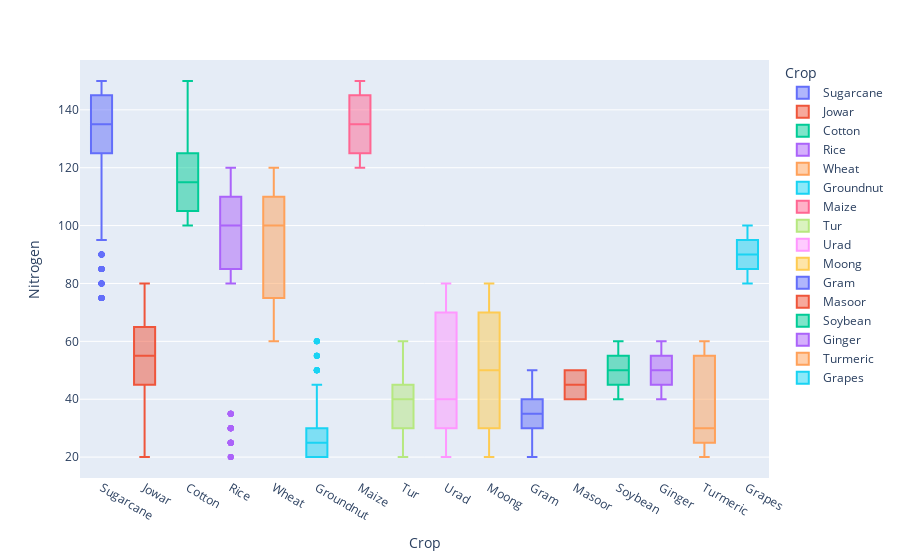

The notebook cell saved with this chart:
### Code cell
# Q 32) Boxplot of NPK by crop
px.box(df, x = 'Crop', y = "Nitrogen", color = 'Crop')

### Figure 1 — Plotly figure (JSON) as saved in the notebook; plotly's stock layout.template omitted (floating-point values rounded to 4 significant figures; data arrays with more than 128 entries replaced by an {"elided": "..."} marker saying what was removed)
{"data": [{"alignmentgroup": "True", "hovertemplate": "Crop=%{x}<br>Nitrogen=%{y}<extra></extra>", "legendgroup": "Sugarcane", "marker": {"color": "#636efa"}, "name": "Sugarcane", "notched": false, "offsetgroup": "Sugarcane", "orientation": "v", "showlegend": true, "type": "box", "x": {"elided": "1010 str values"}, "x0": " ", "xaxis": "x", "y": {"elided": "1010 int values"}, "y0": " ", "yaxis": "y"}, {"alignmentgroup": "True", "hovertemplate": "Crop=%{x}<br>Nitrogen=%{y}<extra></extra>", "legendgroup": "Jowar", "marker": {"color": "#EF553B"}, "name": "Jowar", "notched": false, "offsetgroup": "Jowar", "orientation": "v", "showlegend": true, "type": "box", "x": {"elided": "394 str values"}, "x0": " ", "xaxis": "x", "y": {"elided": "394 int values"}, "y0": " ", "yaxis": "y"}, {"alignmentgroup": "True", "hovertemplate": "Crop=%{x}<br>Nitrogen=%{y}<extra></extra>", "legendgroup": "Cotton", "marker": {"color": "#00cc96"}, "name": "Cotton", "notched": false, "offsetgroup": "Cotton", "orientation": "v", "showlegend": true, "type": "box", "x": {"elided": "650 str values"}, "x0": " ", "xaxis": "x", "y": {"elided": "650 int values"}, "y0": " ", "yaxis": "y"}, {"alignmentgroup": "True", "hovertemplate": "Crop=%{x}<br>Nitrogen=%{y}<extra></extra>", "legendgroup": "Rice", "marker": {"color": "#ab63fa"}, "name": "Rice", "notched": false, "offsetgroup": "Rice", "orientation": "v", "showlegend": true, "type": "box", "x": {"elided": "309 str values"}, "x0": " ", "xaxis": "x", "y": {"elided": "309 int values"}, "y0": " ", "yaxis": "y"}, {"alignmentgroup": "True", "hovertemplate": "Crop=%{x}<br>Nitrogen=%{y}<extra></extra>", "legendgroup": "Wheat", "marker": {"color": "#FFA15A"}, "name": "Wheat", "notched": false, "offsetgroup": "Wheat", "orientation": "v", "showlegend": true, "type": "box", "x": {"elided": "859 str values"}, "x0": " ", "xaxis": "x", "y": {"elided": "859 int values"}, "y0": " ", "yaxis": "y"}, {"alignmentgroup": "True", "hovertemplate": "Crop=%{x}<br>Nitrogen=%{y}<extra></extra>", "legendgroup": "Groundnut", "marker": {"color": "#19d3f3"}, "name": "Groundnut", "notched": false, "offsetgroup": "Groundnut", "orientation": "v", "showlegend": true, "type": "box", "x": {"elided": "177 str values"}, "x0": " ", "xaxis": "x", "y": {"elided": "177 int values"}, "y0": " ", "yaxis": "y"}, {"alignmentgroup": "True", "hovertemplate": "Crop=%{x}<br>Nitrogen=%{y}<extra></extra>", "legendgroup": "Maize", "marker": {"color": "#FF6692"}, "name": "Maize", "notched": false, "offsetgroup": "Maize", "orientation": "v", "showlegend": true, "type": "box", "x": {"elided": "350 str values"}, "x0": " ", "xaxis": "x", "y": {"elided": "350 int values"}, "y0": " ", "yaxis": "y"}, {"alignmentgroup": "True", "hovertemplate": "Crop=%{x}<br>Nitrogen=%{y}<extra></extra>", "legendgroup": "Tur", "marker": {"color": "#B6E880"}, "name": "Tur", "notched": false, "offsetgroup": "Tur", "orientation": "v", "showlegend": true, "type": "box", "x": ["Tur", "Tur", "Tur", "Tur", "Tur", "Tur", "Tur", "Tur", "Tur", "Tur", "Tur", "Tur", "Tur", "Tur", "Tur", "Tur", "Tur", "Tur", "Tur", "Tur", "Tur", "Tur", "Tur", "Tur", "Tur", "Tur", "Tur", "Tur", "Tur", "Tur", "Tur", "Tur", "Tur", "Tur", "Tur", "Tur", "Tur", "Tur", "Tur", "Tur", "Tur", "Tur", "Tur", "Tur", "Tur", "Tur", "Tur", "Tur", "Tur", "Tur", "Tur", "Tur", "Tur", "Tur", "Tur", "Tur", "Tur", "Tur", "Tur", "Tur", "Tur", "Tur", "Tur", "Tur", "Tur", "Tur", "Tur", "Tur", "Tur", "Tur", "Tur", "Tur", "Tur", "Tur", "Tur", "Tur", "Tur", "Tur", "Tur", "Tur", "Tur", "Tur", "Tur", "Tur", "Tur", "Tur", "Tur", "Tur", "Tur", "Tur", "Tur", "Tur", "Tur", "Tur", "Tur", "Tur", "Tur", "Tur", "Tur", "Tur", "Tur", "Tur", "Tur", "Tur", "Tur", "Tur", "Tur", "Tur", "Tur", "Tur", "Tur", "Tur", "Tur", "Tur", "Tur", "Tur", "Tur", "Tur", "Tur", "Tur", "Tur", "Tur", "Tur", "Tur", "Tur", "Tur"], "x0": " ", "xaxis": "x", "y": [40, 45, 50, 40, 45, 50, 40, 45, 50, 40, 45, 50, 40, 45, 50, 40, 45, 50, 40, 45, 50, 40, 45, 50, 40, 45, 50, 30, 35, 40, 30, 35, 40, 30, 35, 40, 30, 35, 40, 30, 35, 40, 30, 35, 40, 50, 55, 60, 50, 55, 60, 50, 55, 60, 50, 55, 60, 50, 55, 60, 50, 55, 60, 30, 35, 40, 30, 35, 40, 30, 35, 40, 30, 35, 40, 30, 35, 40, 30, 35, 40, 30, 35, 40, 30, 35, 40, 30, 35, 40, 30, 35, 40, 30, 35, 40, 30, 35, 40, 30, 35, 40, 30, 35, 40, 30, 35, 40, 20, 25, 30, 20, 25, 30, 20, 25, 30, 20, 25, 30, 20, 25, 30, 20, 25, 30], "y0": " ", "yaxis": "y"}, {"alignmentgroup": "True", "hovertemplate": "Crop=%{x}<br>Nitrogen=%{y}<extra></extra>", "legendgroup": "Urad", "marker": {"color": "#FF97FF"}, "name": "Urad", "notched": false, "offsetgroup": "Urad", "orientation": "v", "showlegend": true, "type": "box", "x": ["Urad", "Urad", "Urad", "Urad", "Urad", "Urad", "Urad", "Urad", "Urad", "Urad", "Urad", "Urad", "Urad", "Urad", "Urad", "Urad", "Urad", "Urad", "Urad", "Urad", "Urad", "Urad", "Urad", "Urad", "Urad", "Urad", "Urad", "Urad", "Urad", "Urad", "Urad", "Urad", "Urad", "Urad", "Urad", "Urad", "Urad", "Urad", "Urad", "Urad", "Urad", "Urad", "Urad", "Urad", "Urad", "Urad", "Urad", "Urad", "Urad", "Urad", "Urad", "Urad", "Urad", "Urad", "Urad", "Urad", "Urad", "Urad", "Urad", "Urad", "Urad", "Urad", "Urad", "Urad", "Urad", "Urad", "Urad", "Urad", "Urad", "Urad", "Urad", "Urad", "Urad", "Urad", "Urad", "Urad", "Urad", "Urad", "Urad", "Urad", "Urad", "Urad", "Urad", "Urad", "Urad", "Urad", "Urad", "Urad", "Urad", "Urad", "Urad", "Urad", "Urad", "Urad", "Urad", "Urad", "Urad", "Urad", "Urad"], "x0": " ", "xaxis": "x", "y": [20, 25, 30, 20, 25, 30, 20, 25, 30, 20, 25, 30, 20, 25, 30, 20, 25, 30, 20, 25, 30, 20, 25, 30, 20, 25, 30, 60, 65, 70, 75, 80, 60, 65, 70, 75, 80, 60, 65, 70, 75, 80, 60, 65, 70, 75, 80, 60, 65, 70, 75, 80, 60, 65, 70, 75, 80, 60, 65, 70, 75, 80, 60, 65, 70, 75, 80, 60, 65, 70, 75, 80, 30, 35, 40, 30, 35, 40, 30, 35, 40, 30, 35, 40, 30, 35, 40, 30, 35, 40, 30, 35, 40, 30, 35, 40, 30, 35, 40], "y0": " ", "yaxis": "y"}, {"alignmentgroup": "True", "hovertemplate": "Crop=%{x}<br>Nitrogen=%{y}<extra></extra>", "legendgroup": "Moong", "marker": {"color": "#FECB52"}, "name": "Moong", "notched": false, "offsetgroup": "Moong", "orientation": "v", "showlegend": true, "type": "box", "x": ["Moong", "Moong", "Moong", "Moong", "Moong", "Moong", "Moong", "Moong", "Moong", "Moong", "Moong", "Moong", "Moong", "Moong", "Moong", "Moong", "Moong", "Moong", "Moong", "Moong", "Moong", "Moong", "Moong", "Moong", "Moong", "Moong", "Moong", "Moong", "Moong", "Moong", "Moong", "Moong", "Moong", "Moong", "Moong", "Moong", "Moong", "Moong", "Moong", "Moong", "Moong", "Moong", "Moong", "Moong", "Moong", "Moong", "Moong", "Moong", "Moong", "Moong", "Moong", "Moong", "Moong", "Moong", "Moong", "Moong", "Moong", "Moong", "Moong", "Moong", "Moong", "Moong", "Moong", "Moong", "Moong", "Moong", "Moong", "Moong", "Moong", "Moong", "Moong", "Moong", "Moong", "Moong", "Moong", "Moong", "Moong", "Moong", "Moong", "Moong", "Moong", "Moong", "Moong", "Moong", "Moong", "Moong", "Moong", "Moong", "Moong", "Moong", "Moong", "Moong", "Moong", "Moong", "Moong", "Moong", "Moong", "Moong", "Moong"], "x0": " ", "xaxis": "x", "y": [20, 25, 30, 20, 25, 30, 20, 25, 30, 20, 25, 30, 20, 25, 30, 20, 25, 30, 20, 25, 30, 20, 25, 30, 20, 25, 30, 60, 65, 70, 75, 80, 60, 65, 70, 75, 80, 60, 65, 70, 75, 80, 60, 65, 70, 75, 80, 60, 65, 70, 75, 80, 60, 65, 70, 75, 80, 60, 65, 70, 75, 80, 60, 65, 70, 75, 80, 60, 65, 70, 75, 80, 40, 45, 50, 40, 45, 50, 40, 45, 50, 40, 45, 50, 40, 45, 50, 40, 45, 50, 40, 45, 50, 40, 45, 50, 40, 45, 50], "y0": " ", "yaxis": "y"}, {"alignmentgroup": "True", "hovertemplate": "Crop=%{x}<br>Nitrogen=%{y}<extra></extra>", "legendgroup": "Gram", "marker": {"color": "#636efa"}, "name": "Gram", "notched": false, "offsetgroup": "Gram", "orientation": "v", "showlegend": true, "type": "box", "x": ["Gram", "Gram", "Gram", "Gram", "Gram", "Gram", "Gram", "Gram", "Gram", "Gram", "Gram", "Gram", "Gram", "Gram", "Gram", "Gram", "Gram", "Gram", "Gram", "Gram", "Gram", "Gram", "Gram", "Gram", "Gram", "Gram", "Gram", "Gram", "Gram", "Gram", "Gram", "Gram", "Gram", "Gram", "Gram", "Gram", "Gram", "Gram", "Gram", "Gram", "Gram", "Gram", "Gram", "Gram", "Gram", "Gram", "Gram", "Gram", "Gram", "Gram", "Gram", "Gram", "Gram", "Gram", "Gram", "Gram", "Gram", "Gram", "Gram", "Gram", "Gram", "Gram", "Gram", "Gram", "Gram", "Gram", "Gram", "Gram", "Gram", "Gram", "Gram", "Gram", "Gram", "Gram", "Gram", "Gram", "Gram", "Gram"], "x0": " ", "xaxis": "x", "y": [40, 45, 50, 40, 45, 50, 40, 45, 50, 40, 45, 50, 20, 25, 30, 20, 25, 30, 20, 25, 30, 20, 25, 30, 20, 25, 30, 20, 25, 30, 20, 25, 30, 20, 25, 30, 20, 25, 30, 40, 45, 50, 40, 45, 50, 40, 45, 50, 40, 45, 50, 30, 35, 40, 30, 35, 40, 30, 35, 40, 30, 35, 40, 30, 35, 40, 30, 35, 40, 30, 35, 40, 30, 35, 40, 30, 35, 40], "y0": " ", "yaxis": "y"}, {"alignmentgroup": "True", "hovertemplate": "Crop=%{x}<br>Nitrogen=%{y}<extra></extra>", "legendgroup": "Masoor", "marker": {"color": "#EF553B"}, "name": "Masoor", "notched": false, "offsetgroup": "Masoor", "orientation": "v", "showlegend": true, "type": "box", "x": ["Masoor", "Masoor", "Masoor", "Masoor", "Masoor", "Masoor", "Masoor", "Masoor", "Masoor", "Masoor", "Masoor", "Masoor"], "x0": " ", "xaxis": "x", "y": [40, 45, 50, 40, 45, 50, 40, 45, 50, 40, 45, 50], "y0": " ", "yaxis": "y"}, {"alignmentgroup": "True", "hovertemplate": "Crop=%{x}<br>Nitrogen=%{y}<extra></extra>", "legendgroup": "Soybean", "marker": {"color": "#00cc96"}, "name": "Soybean", "notched": false, "offsetgroup": "Soybean", "orientation": "v", "showlegend": true, "type": "box", "x": ["Soybean", "Soybean", "Soybean", "Soybean", "Soybean", "Soybean", "Soybean", "Soybean", "Soybean", "Soybean", "Soybean", "Soybean", "Soybean", "Soybean", "Soybean", "Soybean", "Soybean", "Soybean", "Soybean", "Soybean", "Soybean", "Soybean", "Soybean", "Soybean", "Soybean", "Soybean", "Soybean", "Soybean", "Soybean", "Soybean", "Soybean", "Soybean", "Soybean", "Soybean", "Soybean", "Soybean", "Soybean", "Soybean", "Soybean", "Soybean", "Soybean", "Soybean", "Soybean", "Soybean", "Soybean"], "x0": " ", "xaxis": "x", "y": [40, 45, 50, 55, 60, 40, 45, 50, 55, 60, 40, 45, 50, 55, 60, 40, 45, 50, 55, 60, 40, 45, 50, 55, 60, 40, 45, 50, 55, 60, 40, 45, 50, 55, 60, 40, 45, 50, 55, 60, 40, 45, 50, 55, 60], "y0": " ", "yaxis": "y"}, {"alignmentgroup": "True", "hovertemplate": "Crop=%{x}<br>Nitrogen=%{y}<extra></extra>", "legendgroup": "Ginger", "marker": {"color": "#ab63fa"}, "name": "Ginger", "notched": false, "offsetgroup": "Ginger", "orientation": "v", "showlegend": true, "type": "box", "x": ["Ginger", "Ginger", "Ginger", "Ginger", "Ginger", "Ginger", "Ginger", "Ginger", "Ginger", "Ginger", "Ginger", "Ginger", "Ginger", "Ginger", "Ginger", "Ginger", "Ginger", "Ginger", "Ginger", "Ginger", "Ginger", "Ginger", "Ginger", "Ginger", "Ginger", "Ginger", "Ginger", "Ginger", "Ginger", "Ginger", "Ginger", "Ginger", "Ginger", "Ginger", "Ginger", "Ginger", "Ginger", "Ginger", "Ginger", "Ginger", "Ginger", "Ginger", "Ginger", "Ginger", "Ginger", "Ginger", "Ginger", "Ginger", "Ginger", "Ginger", "Ginger", "Ginger", "Ginger", "Ginger", "Ginger", "Ginger", "Ginger", "Ginger", "Ginger", "Ginger", "Ginger", "Ginger", "Ginger", "Ginger", "Ginger", "Ginger", "Ginger", "Ginger", "Ginger", "Ginger", "Ginger", "Ginger", "Ginger", "Ginger", "Ginger", "Ginger", "Ginger", "Ginger", "Ginger", "Ginger", "Ginger", "Ginger", "Ginger", "Ginger", "Ginger", "Ginger", "Ginger", "Ginger", "Ginger", "Ginger", "Ginger", "Ginger", "Ginger", "Ginger", "Ginger", "Ginger", "Ginger", "Ginger", "Ginger", "Ginger", "Ginger", "Ginger", "Ginger", "Ginger", "Ginger", "Ginger", "Ginger", "Ginger", "Ginger", "Ginger", "Ginger", "Ginger", "Ginger", "Ginger", "Ginger", "Ginger", "Ginger", "Ginger", "Ginger", "Ginger", "Ginger", "Ginger", "Ginger", "Ginger", "Ginger"], "x0": " ", "xaxis": "x", "y": [40, 45, 50, 55, 60, 40, 45, 50, 55, 60, 40, 45, 50, 55, 60, 40, 45, 50, 55, 60, 40, 45, 50, 55, 60, 40, 45, 50, 55, 60, 40, 45, 50, 55, 60, 40, 45, 50, 55, 60, 40, 45, 50, 55, 60, 40, 45, 50, 55, 60, 40, 45, 50, 55, 60, 40, 45, 50, 55, 60, 40, 45, 50, 55, 60, 40, 45, 50, 55, 60, 40, 45, 50, 55, 60, 40, 45, 50, 55, 60, 40, 45, 50, 55, 60, 40, 45, 50, 55, 60, 40, 45, 50, 55, 60, 40, 45, 50, 55, 60, 40, 45, 50, 55, 60, 40, 45, 50, 55, 60, 40, 45, 50, 55, 60, 40, 45, 50, 55, 60, 40, 45, 50, 55, 60], "y0": " ", "yaxis": "y"}, {"alignmentgroup": "True", "hovertemplate": "Crop=%{x}<br>Nitrogen=%{y}<extra></extra>", "legendgroup": "Turmeric", "marker": {"color": "#FFA15A"}, "name": "Turmeric", "notched": false, "offsetgroup": "Turmeric", "orientation": "v", "showlegend": true, "type": "box", "x": ["Turmeric", "Turmeric", "Turmeric", "Turmeric", "Turmeric", "Turmeric", "Turmeric", "Turmeric", "Turmeric", "Turmeric", "Turmeric", "Turmeric", "Turmeric", "Turmeric", "Turmeric", "Turmeric", "Turmeric", "Turmeric", "Turmeric", "Turmeric", "Turmeric", "Turmeric", "Turmeric", "Turmeric", "Turmeric", "Turmeric", "Turmeric", "Turmeric", "Turmeric", "Turmeric", "Turmeric", "Turmeric", "Turmeric", "Turmeric", "Turmeric", "Turmeric", "Turmeric", "Turmeric", "Turmeric", "Turmeric", "Turmeric", "Turmeric", "Turmeric", "Turmeric", "Turmeric", "Turmeric", "Turmeric", "Turmeric", "Turmeric", "Turmeric", "Turmeric", "Turmeric", "Turmeric", "Turmeric", "Turmeric"], "x0": " ", "xaxis": "x", "y": [50, 55, 60, 50, 55, 60, 50, 55, 60, 50, 55, 60, 50, 55, 60, 50, 55, 60, 50, 55, 60, 50, 55, 60, 50, 55, 60, 25, 30, 20, 30, 20, 25, 20, 25, 30, 25, 30, 20, 30, 20, 25, 20, 25, 30, 25, 30, 20, 25, 30, 20, 25, 20, 25, 30], "y0": " ", "yaxis": "y"}, {"alignmentgroup": "True", "hovertemplate": "Crop=%{x}<br>Nitrogen=%{y}<extra></extra>", "legendgroup": "Grapes", "marker": {"color": "#19d3f3"}, "name": "Grapes", "notched": false, "offsetgroup": "Grapes", "orientation": "v", "showlegend": true, "type": "box", "x": ["Grapes", "Grapes", "Grapes", "Grapes", "Grapes", "Grapes", "Grapes", "Grapes", "Grapes", "Grapes", "Grapes", "Grapes", "Grapes", "Grapes", "Grapes", "Grapes", "Grapes", "Grapes", "Grapes", "Grapes", "Grapes", "Grapes", "Grapes", "Grapes", "Grapes", "Grapes", "Grapes", "Grapes", "Grapes", "Grapes", "Grapes", "Grapes", "Grapes", "Grapes", "Grapes", "Grapes", "Grapes", "Grapes", "Grapes", "Grapes", "Grapes", "Grapes", "Grapes", "Grapes", "Grapes", "Grapes", "Grapes", "Grapes", "Grapes", "Grapes", "Grapes", "Grapes", "Grapes", "Grapes", "Grapes", "Grapes", "Grapes", "Grapes", "Grapes", "Grapes", "Grapes", "Grapes", "Grapes", "Grapes", "Grapes", "Grapes", "Grapes", "Grapes", "Grapes", "Grapes", "Grapes", "Grapes", "Grapes", "Grapes", "Grapes", "Grapes", "Grapes", "Grapes", "Grapes", "Grapes", "Grapes", "Grapes", "Grapes", "Grapes", "Grapes", "Grapes", "Grapes", "Grapes", "Grapes", "Grapes", "Grapes", "Grapes", "Grapes", "Grapes", "Grapes", "Grapes", "Grapes", "Grapes", "Grapes", "Grapes", "Grapes", "Grapes", "Grapes", "Grapes", "Grapes", "Grapes", "Grapes", "Grapes", "Grapes", "Grapes", "Grapes", "Grapes", "Grapes", "Grapes", "Grapes", "Grapes", "Grapes", "Grapes", "Grapes", "Grapes", "Grapes", "Grapes", "Grapes", "Grapes", "Grapes"], "x0": " ", "xaxis": "x", "y": [80, 85, 90, 95, 100, 80, 85, 90, 95, 100, 80, 85, 90, 95, 100, 80, 85, 90, 95, 100, 80, 85, 90, 95, 100, 80, 85, 90, 95, 100, 80, 85, 90, 95, 100, 80, 85, 90, 95, 100, 80, 85, 90, 95, 100, 80, 85, 90, 95, 100, 80, 85, 90, 95, 100, 80, 85, 90, 95, 100, 80, 85, 90, 95, 100, 80, 85, 90, 95, 100, 80, 85, 90, 95, 100, 80, 85, 90, 95, 100, 80, 85, 90, 95, 100, 80, 85, 90, 95, 100, 80, 85, 90, 95, 100, 80, 85, 90, 95, 100, 80, 85, 90, 95, 100, 80, 85, 90, 95, 100, 80, 85, 90, 95, 100, 80, 85, 90, 95, 100, 80, 85, 90, 95, 100], "y0": " ", "yaxis": "y"}], "layout": {"boxmode": "overlay", "legend": {"title": {"text": "Crop"}, "tracegroupgap": 0}, "margin": {"t": 60}, "xaxis": {"anchor": "y", "categoryarray": ["Sugarcane", "Jowar", "Cotton", "Rice", "Wheat", "Groundnut", "Maize", "Tur", "Urad", "Moong", "Gram", "Masoor", "Soybean", "Ginger", "Turmeric", "Grapes"], "categoryorder": "array", "domain": [0, 1], "title": {"text": "Crop"}}, "yaxis": {"anchor": "x", "domain": [0, 1], "title": {"text": "Nitrogen"}}}}
